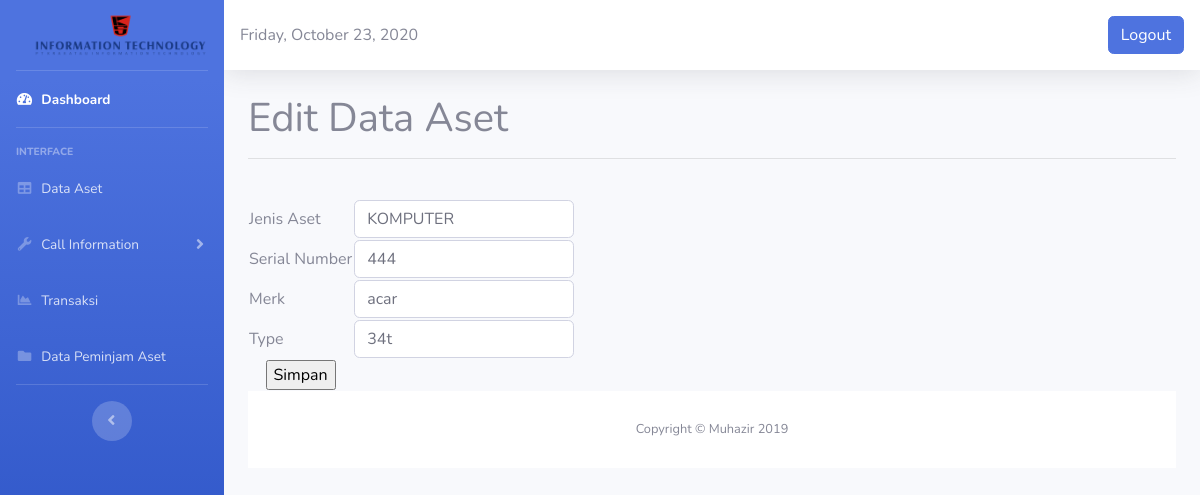
Screenshot of /edit.php?id=102 (signed in) with the database file from the repository.
### tables this page shows
CREATE TABLE `data_komputer` (
  `id` int(20) NOT NULL,
  `jenis_aset` varchar(30) NOT NULL,
  `serial_number` varchar(20) NOT NULL,
  `merk` varchar(20) NOT NULL,
  `type` varchar(20) NOT NULL
);

### edit.php (the view, shortened to what this page needs)
<?php
   if (!isset ($_SESSION ['nama'])){
      echo "anda belum login! silahkan <a href='index.html'> login dulu,</a>";
   }else{
 ?>
 <!DOCTYPE html>
<html lang="en">
<head>
  <link href="vendor/fontawesome-free/css/all.min.css" rel="stylesheet" type="text/css">
  <link href="css/sb-admin-2.min.css" rel="stylesheet">
</head>
<body id="page-top">
  <div id="wrapper">
    <ul class="navbar-nav bg-gradient-primary sidebar sidebar-dark accordion" id="accordionSidebar">
      <a class="sidebar-brand d-flex align-items-center justify-content-center" href="#">
        <div class="sidebar-brand-text mx-3"><img style="width:110%"src="logo.png"></sup></div>
      </a>
      <hr class="sidebar-divider my-0">
      <li class="nav-item active">
        <a class="nav-link" href="Dashboard.php">
          <i class="fas fa-fw fa-tachometer-alt"></i>
          <span>Dashboard</span></a>
      </li>
      <hr class="sidebar-divider">
      <div class="sidebar-heading">
        Interface
      </div>
      <li class="nav-item">
        <a class="nav-link" href="tables2.php">
          <i class="fas fa-fw fa-table"></i>
          <span>Data Aset</span></a>
      </li>
      <li class="nav-item">
        <a class="nav-link collapsed" href="#" data-toggle="collapse" data-target="#collapseUtilities" aria-expanded="true" aria-controls="collapseUtilities">
          <i class="fas fa-fw fa-wrench"></i>
          <span>Call Information</span>
        </a>
      </li>
      <li class="nav-item">
        <a class="nav-link" href="Transaksi.php">
          <i class="fas fa-fw fa-chart-area"></i>
          <span>Transaksi</span></a>
      </li>
       <li class="nav-item">
        <a class="nav-link" href="peminjam_asetK.php">
          <i class="fas fa-fw fa-folder"></i>
          <span>Data Peminjam Aset</span></a>
      </li>
      <hr class="sidebar-divider d-none d-md-block">
      <div class="text-center d-none d-md-inline">
        <button class="rounded-circle border-0" id="sidebarToggle"></button>
      </div>
    </ul>
    <div id="content-wrapper" class="d-flex flex-column">
      <div id="content">
        <nav class="navbar navbar-expand navbar-light bg-white topbar mb-4 static-top shadow">
<div class="date">
                <?php
                $Today = date('y:m:d');
                $new = date('l, F d, Y', strtotime($Today));
                echo $new;
                ?>
              </div>
          <ul class="navbar-nav ml-auto">
                <a href="logout.php" class="btn btn-primary square-btn-adjust">Logout</a>
          </ul>
        </nav>
        <div class="container-fluid">
<h1>Edit Data Aset</h1>
 <hr>
    <?php
   include 'koneksi.php';
  $id = $_GET['id'];
  $query = mysqli_query($koneksi,"select * from data_komputer where id = '$id'");
  while($data = mysqli_fetch_array($query)){
    ?>
    <form action="update.php" method="post" enctype="multipart/form-data">
        <table>
            <tr>
                <td>Jenis Aset</td>
                <td><input class="form-control" type="text" name="jenis_aset" value="<?php echo $data['jenis_aset'] ?>"></td>
            </tr>
            <tr>
                <td>Serial Number</td>
                <td>
                    <input  class="form-control" type="text" name="serial_number" value="<?php echo $data['serial_number'] ?>">
                </td>
            </tr>
            <tr>
                <td>Merk</td>
                <td><input class="form-control" type="text" name="merk" value="<?php echo $data['merk'] ?>"></td>
            </tr>
            <tr>
                <td>Type</td>
                <td><input class="form-control" type="text" name="type" value="<?php echo $data['type'] ?>"></td>
            </tr>
            <br>
            <tr>
                <td align="center"><input type="submit" value="Simpan"></td>
            </tr>
        </table>
    </form>
    <?php } ?>
</body>
      <footer class="sticky-footer bg-white">
        <div class="container my-auto">
          <div class="copyright text-center my-auto">
            <span>Copyright &copy; Muhazir 2019</span>
          </div>
        </div>
      </footer>
</body>
</html>
<?php }?>

### rows the page displays
data_komputer: jenis_aset "KOMPUTER", serial_number "444", merk "acar", type "34t"
